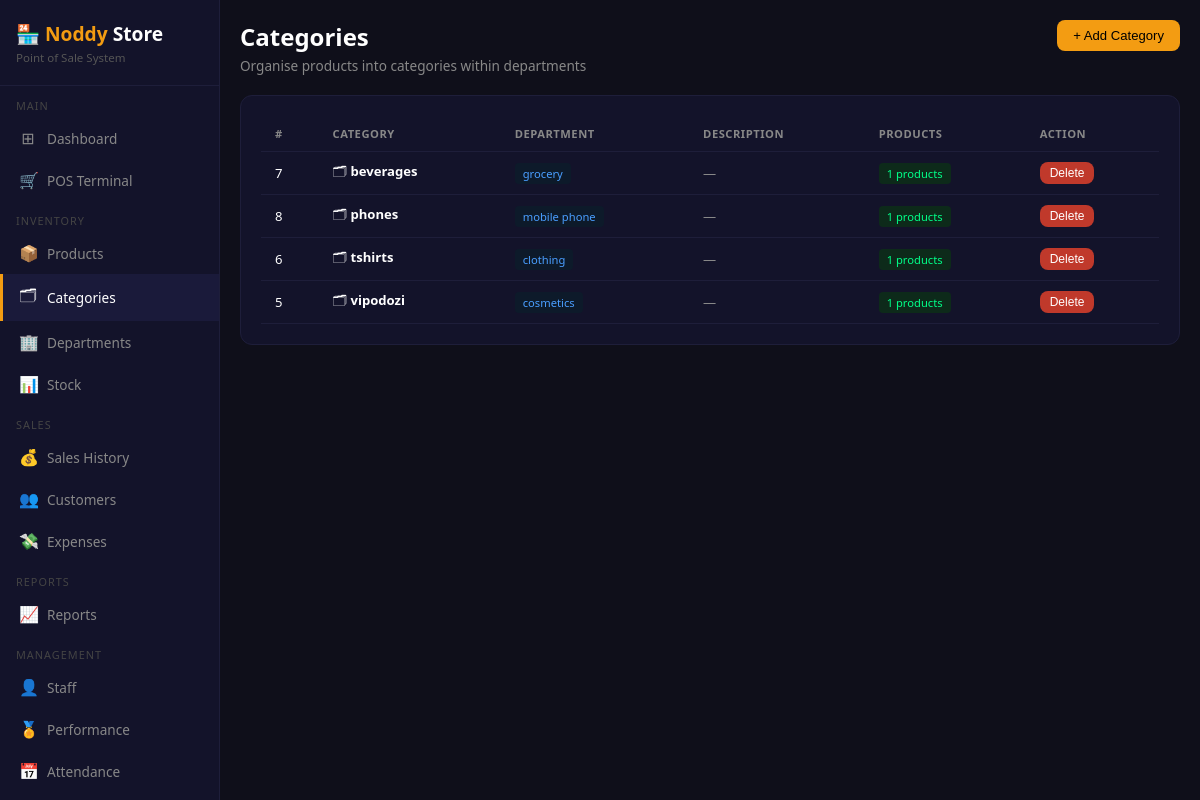
Page /categories (signed in) on the committed database.
### tables this page shows
CREATE TABLE categories (
        id            INTEGER PRIMARY KEY AUTOINCREMENT,
        name          TEXT NOT NULL,
        department_id INTEGER,
        description   TEXT,
        created_at    TEXT DEFAULT CURRENT_TIMESTAMP,
        FOREIGN KEY (department_id) REFERENCES departments(id)
    );

### app.py (the view, shortened to what this page needs)
@app.route('/categories')
@login_required
def categories():
    conn      = get_db()
    branch_id = session.get('branch_id')
    role      = session.get('role')
    if role == 'admin':
        cats  = conn.execute('''
            SELECT c.*,d.name as dept_name,COUNT(p.id) as product_count
            FROM categories c
            LEFT JOIN departments d ON c.department_id=d.id
            LEFT JOIN products p ON p.category_id=c.id AND p.active=1
            GROUP BY c.id ORDER BY c.name
        ''').fetchall()
        depts = conn.execute('SELECT * FROM departments ORDER BY name').fetchall()
    conn.close()
    return render_template('categories.html', cats=cats, depts=depts)

### app.py (called while the page is built)
def login_required(f):
    @wraps(f)
    def decorated(*args, **kwargs):
        if 'user_id' not in session:
            return redirect(url_for('login'))
        return f(*args, **kwargs)
    return decorated

### database.py (called while the page is built)
def get_db():
    conn = sqlite3.connect(DB)
    conn.row_factory = sqlite3.Row
    return conn

### templates/categories.html (shortened to what this page needs)
{% extends 'base.html' %}
{% block content %}
<div class="page-header">
    <div>
        <h2>Categories</h2>
        <p>Organise products into categories within departments</p>
    </div>
    <button class="btn btn-primary"
            onclick="document.getElementById('addModal').classList.add('show')">
        + Add Category
    </button>
</div>
<div class="card">
    <table>
        <thead>
            <tr><th>#</th><th>Category</th><th>Department</th><th>Description</th><th>Products</th><th>Action</th></tr>
        </thead>
        <tbody>
            {% for c in cats %}
            <tr>
                <td>{{ c.id }}</td>
                <td>🗂 <strong>{{ c.name }}</strong></td>
                <td><span class="badge badge-info">{{ c.dept_name or '—' }}</span></td>
                <td style="color:#888">{{ c.description or '—' }}</td>
                <td><span class="badge badge-success">{{ c.product_count }} products</span></td>
                <td>
                    <form method="POST" action="/categories/delete/{{ c.id }}"
                          onsubmit="return confirm('Delete category?')"
                          style="display:inline">
                        <button class="btn btn-danger btn-sm">Delete</button>
                    </form>
                </td>
            </tr>
            {% else %}
            <tr>
                <td colspan="6" style="text-align:center;color:#555;padding:24px">
                    No categories yet — add departments first!
                </td>
            </tr>
            {% endfor %}
        </tbody>
    </table>
</div>
{% endblock %}

### templates/base.html (style rules this page uses)
* { margin:0;padding:0;box-sizing:border-box; }
body { background:#0f0f1a;color:#fff;font-family:'Segoe UI',sans-serif;display:flex;min-height:100vh; }
.page-header { margin-bottom:20px;display:flex;justify-content:space-between;align-items:flex-start; }
.page-header h2 { font-size:1.5rem;font-weight:600; }
.page-header p { color:#888;font-size:0.85rem;margin-top:3px; }
.card { background:#13132a;border-radius:12px;border:1px solid #1e1e3a;padding:20px;margin-bottom:16px; }
table { width:100%;border-collapse:collapse; }
th,td { padding:10px 14px;text-align:left;font-size:0.82rem;border-bottom:1px solid #1e1e3a; }
th { color:#888;text-transform:uppercase;font-size:0.7rem;letter-spacing:.5px; }
.btn { padding:8px 16px;border:none;border-radius:8px;cursor:pointer;font-size:0.82rem;font-weight:500;text-decoration:none;display:inline-block; }
.btn-primary { background:#f39c12;color:#000; }
.btn-danger { background:#c0392b;color:#fff; }
.btn-sm { padding:4px 10px;font-size:0.75rem; }
.badge { padding:3px 8px;border-radius:4px;font-size:0.7rem;font-weight:500; }
.badge-success { background:#0d2a1a;color:#00ff88; }
.badge-info { background:#0d1a2a;color:#4a9eff; }

### rows in the picture
categories: id "7", name "beverages", dept_name "grocery", description "—", product_count "1"
categories: id "8", name "phones", dept_name "mobile phone", description "—", product_count "1"
categories: id "6", name "tshirts", dept_name "clothing", description "—", product_count "1"
categories: id "5", name "vipodozi", dept_name "cosmetics", description "—", product_count "1"
